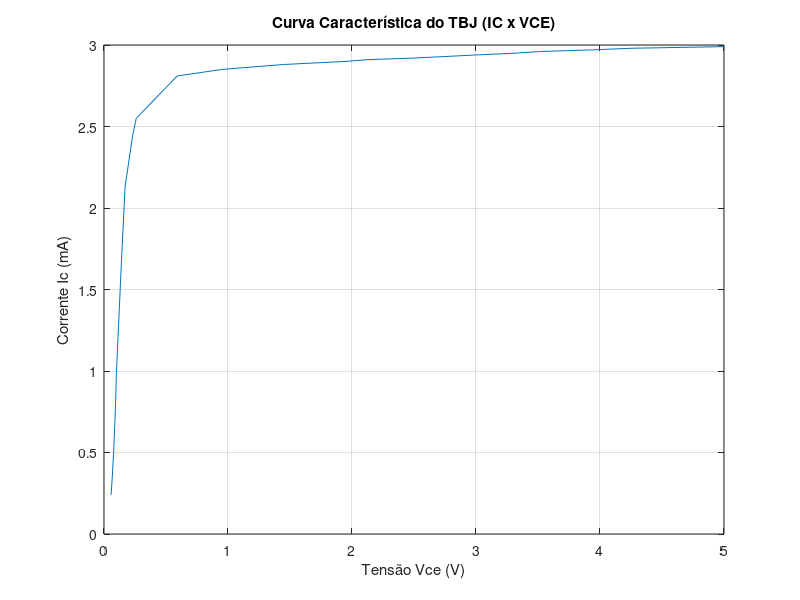

MATLAB code to generate this figure: (Note: this script raises an error after producing the figure.)
% Curva caractéristica de um transistor - ATV 01 TBJ

% Construindo a curva característica do transistor (IC x VCE).

% Importando dados fornecidos 

Vb = [0.65 0.65 0.65 0.65 0.65 0.65 0.65 0.65 0.65 0.65 0.65 0.65 0.65 0.65 0.65 0.64 0.63 0.62 0.61 0.6 0.6];

Vce = [5 4.25 3.93 3.52 3.32 3.03 2.5 2.12 1.96 1.44 0.95  0.59 0.26 0.23 0.17 0.14 0.1 0.0923 0.0775 0.0661 0.0569 ];

Ic = [2.99 2.98 2.97 2.96 2.95 2.94 2.92 2.91 2.9 2.88 2.85 2.81 2.55 2.44 2.13 1.66 0.99 0.77 0.5 0.34 0.24 ];


% Plotando a curva característica
plot(Vce,Ic)
grid on
title("Curva Característica do TBJ (IC x VCE)")
xlabel("Tensão Vce (V)")
ylabel("Corrente Ic (mA)")

% Encontrando as regiões de operação
Vcsat = 0.3;

plot(Vc,Ic,[Vcsat,Vcsat],[0,3],'--')
grid on
title("Curva Característica do TBJ (IC x VCE)")
xlabel("Tensão Vce (V)")
ylabel("Corrente Ic (mA)")


